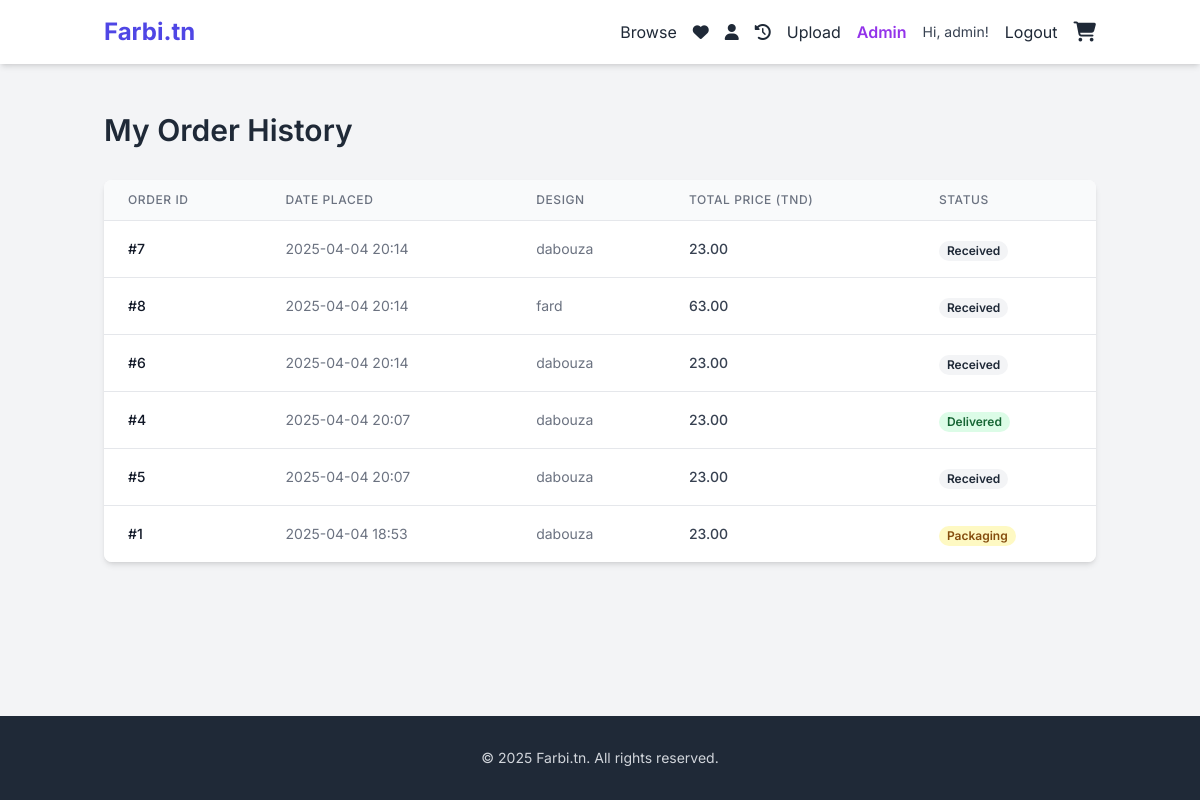
Page /order_history (signed in) on the committed database.
### app.py (models this page shows, shortened)
class User(UserMixin, db.Model):
    id = db.Column(db.Integer, primary_key=True)
    username = db.Column(db.String(80), unique=True, nullable=False)
    email = db.Column(db.String(120), unique=True, nullable=False)
    password_hash = db.Column(db.String(256), nullable=False)
    is_designer = db.Column(db.Boolean, default=False)
    is_admin = db.Column(db.Boolean, default=False)
    bio = db.Column(db.Text, nullable=True)
    join_date = db.Column(db.DateTime, default=datetime.utcnow)
    designs = db.relationship('Design', backref='designer', lazy='dynamic')
    orders = db.relationship('Order', backref='customer', lazy='dynamic')
    favorite_designs = db.relationship('Design', secondary=favorites, lazy='dynamic', backref=db.backref('favorited_by', lazy='dynamic'))

class Order(db.Model):
    id = db.Column(db.Integer, primary_key=True); order_date = db.Column(db.DateTime, default=datetime.utcnow)
    status = db.Column(db.String(30), default=ORDER_STATUS_RECEIVED, nullable=False); customer_name = db.Column(db.String(100), nullable=False)
    customer_address = db.Column(db.Text, nullable=False); customer_phone = db.Column(db.String(50), nullable=False)
    user_id = db.Column(db.Integer, db.ForeignKey('user.id'), nullable=True); design_id = db.Column(db.Integer, db.ForeignKey('design.id'), nullable=False)
    total_price = db.Column(db.Float, nullable=False); design = db.relationship('Design')

class Design(db.Model):
    id = db.Column(db.Integer, primary_key=True); title = db.Column(db.String(150), nullable=False)
    description = db.Column(db.Text, nullable=True); file_path = db.Column(db.String(300), nullable=False)
    image_path = db.Column(db.String(300), nullable=True); status = db.Column(db.String(20), default='pending', nullable=False)
    upload_date = db.Column(db.DateTime, default=datetime.utcnow); designer_id = db.Column(db.Integer, db.ForeignKey('user.id'), nullable=False)
    royalty_amount = db.Column(db.Float, default=5.0)

### app.py (the view)
@app.route('/order_history')
@login_required
def order_history():
    user_orders = current_user.orders.order_by(Order.order_date.desc()).all()
    return render_template('order_history.html', orders=user_orders)

### app.py (called while the page is built)
@login_manager.user_loader
def load_user(user_id): return User.query.get(int(user_id))

@app.context_processor
def inject_cart_count():
    cart = session.get('cart', {})
    item_count = sum(cart.values()) if cart else 0
    return dict(cart_item_count=item_count)

@app.context_processor
def inject_now():
    return {'now': datetime.utcnow}

### templates/order_history.html (shortened to what this page needs)
{% extends "base.html" %}
{% block content %}
<h1 class="text-3xl font-semibold mb-8 text-gray-800">My Order History</h1>
{% if orders %}
<div class="bg-white shadow-md rounded-lg overflow-x-auto">
    <table class="min-w-full divide-y divide-gray-200">
        <thead class="bg-gray-50">
            <tr>
                <th scope="col" class="px-6 py-3 text-left text-xs font-medium text-gray-500 uppercase tracking-wider">Order ID</th>
                <th scope="col" class="px-6 py-3 text-left text-xs font-medium text-gray-500 uppercase tracking-wider">Date Placed</th>
                <th scope="col" class="px-6 py-3 text-left text-xs font-medium text-gray-500 uppercase tracking-wider">Design</th>
                <th scope="col" class="px-6 py-3 text-left text-xs font-medium text-gray-500 uppercase tracking-wider">Total Price (TND)</th>
                <th scope="col" class="px-6 py-3 text-left text-xs font-medium text-gray-500 uppercase tracking-wider">Status</th>
            </tr>
        </thead>
        <tbody class="bg-white divide-y divide-gray-200">
            {% for order in orders %}
            <tr>
                <td class="px-6 py-4 whitespace-nowrap text-sm font-medium text-gray-900">#{{ order.id }}</td>
                <td class="px-6 py-4 whitespace-nowrap text-sm text-gray-500">{{ order.order_date.strftime('%Y-%m-%d %H:%M') }}</td>
                <td class="px-6 py-4 whitespace-nowrap text-sm text-gray-500 truncate max-w-xs" title="{{ order.design.title }}">
                     <a href="{{ url_for('design_detail', design_id=order.design_id) }}" class="hover:underline" target="_blank">
                        {{ order.design.title }}
                    </a>
                </td>
                 <td class="px-6 py-4 whitespace-nowrap text-sm text-gray-700 font-medium">{{ "%.2f"|format(order.total_price) }}</td>
                 <td class="px-6 py-4 whitespace-nowrap">
                     <span class="px-2 inline-flex text-xs leading-5 font-semibold rounded-full
                        {% if order.status == 'delivered' %} bg-green-100 text-green-800
                        {% elif order.status == 'cancelled' or order.status == 'failed_delivery' %} bg-red-100 text-red-800
                        {% elif order.status == 'out_for_delivery' %} bg-blue-100 text-blue-800
                        {% elif order.status == 'printing' or order.status == 'packaging' %} bg-yellow-100 text-yellow-800
                        {% else %} bg-gray-100 text-gray-800 {% endif %}">
                        {{ order.status.replace('_', ' ')|capitalize }}
                     </span>
                 </td>
            </tr>
            {% endfor %}
        </tbody>
    </table>
</div>
{% endif %}
{% endblock %}

### templates/base.html (shortened to what this page needs)
<!DOCTYPE html>
<html lang="en">
<head>
    <script src="https://cdn.tailwindcss.com"></script>
    <link rel="stylesheet" href="https://cdnjs.cloudflare.com/ajax/libs/font-awesome/6.5.1/css/all.min.css">
</head>
<body class="bg-gray-100 text-gray-800 flex flex-col min-h-screen">
    <header class="bg-white shadow-md sticky top-0 z-50">
        <nav class="container mx-auto px-4 py-4 flex justify-between items-center">
            <a href="{{ url_for('index') }}" class="text-2xl font-bold text-indigo-600">Farbi.tn</a>
            <div class="flex items-center space-x-4">
                <a href="{{ url_for('browse') }}" class="nav-link hidden md:inline">Browse</a>
                {% if current_user.is_authenticated %}
                    <a href="{{ url_for('list_favorites') }}" class="nav-link hidden md:inline" title="My Favorites"><i class="fas fa-heart"></i></a>
                    <a href="{{ url_for('profile', username=current_user.username) }}" class="nav-link hidden md:inline" title="My Profile"><i class="fas fa-user"></i></a>
                    <a href="{{ url_for('order_history') }}" class="nav-link hidden md:inline" title="Order History"><i class="fas fa-history"></i></a>
                    {% if current_user.is_designer %} <a href="{{ url_for('upload_design') }}" class="nav-button-secondary hidden md:inline">Upload</a> {% endif %}
                    {% if current_user.is_admin %} <a href="{{ url_for('admin_dashboard') }}" class="nav-link hidden md:inline font-semibold text-purple-600">Admin</a> {% endif %}
                    <span class="text-gray-700 text-sm hidden lg:inline">Hi, {{ current_user.username }}!</span>
                    <a href="{{ url_for('logout') }}" class="nav-button-logout">Logout</a>
                {% else %}
                    <a href="{{ url_for('login') }}" class="nav-button-primary">Login</a>
                    <a href="{{ url_for('register') }}" class="nav-link">Register</a>
                {% endif %}
                 <a href="{{ url_for('view_cart') }}" class="nav-link relative" title="Shopping Cart">
                    <i class="fas fa-shopping-cart text-xl"></i>
                 </a>
            </div>
        </nav>
    </header>
    <div class="container mx-auto px-4 pt-4 w-full max-w-4xl">
    </div>
    <main class="container mx-auto px-4 py-8 flex-grow"> {% block content %}{% endblock %} </main>
    <footer class="bg-gray-800 text-gray-300 mt-auto"> <div class="container mx-auto px-4 py-8 text-center"> <p class="text-sm">&copy; {{ now().year }} Farbi.tn. All rights reserved.</p> </div> </footer>
</body>
</html>

### templates/base.html (style rules this page uses)
body { font-family: 'Inter', sans-serif; }
.nav-link { @apply text-gray-600 hover:text-indigo-600 transition duration-150 ease-in-out; }
.nav-button-secondary { @apply nav-button bg-green-500 text-white hover:bg-green-600; }
.nav-button-logout { @apply nav-button bg-red-500 text-white hover:bg-red-600; }

### rows in the picture
User: username "admin"
Order: id "7", order_date "2025-04-04 20:14", design "dabouza", total_price "23.00", status.replace "Received"
Order: id "8", order_date "2025-04-04 20:14", design "fard", total_price "63.00", status.replace "Received"
Order: id "6", order_date "2025-04-04 20:14", design "dabouza", total_price "23.00", status.replace "Received"
Order: id "4", order_date "2025-04-04 20:07", design "dabouza", total_price "23.00", status.replace "Delivered"
Order: id "5", order_date "2025-04-04 20:07", design "dabouza", total_price "23.00", status.replace "Received"
Order: id "1", order_date "2025-04-04 18:53", design "dabouza", total_price "23.00", status.replace "Packaging"
